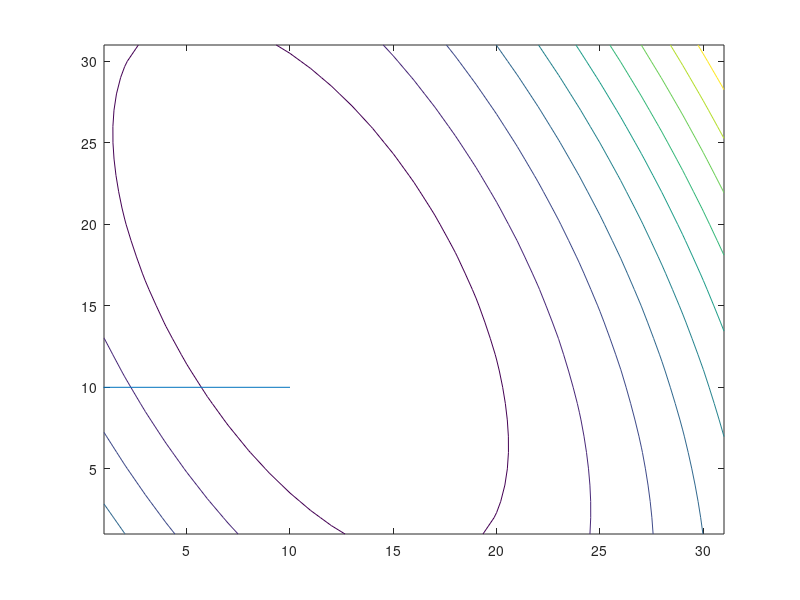

The MATLAB script that drew this image:
A=[[1 1];[1 3]];
b=[1 1];
i1=0;
for i=-1:0.1:2
   i2=0;
   i1=i1+1;
   for j=-1:0.1:2
   i2=i2+1;
   x=[i j];
   f(i1,i2)=x*A*x'-x*b';
   end
end
vx1=[0 10];
vy1=[10 10];

contour(f),hold on
plot(vx1,vy1)
